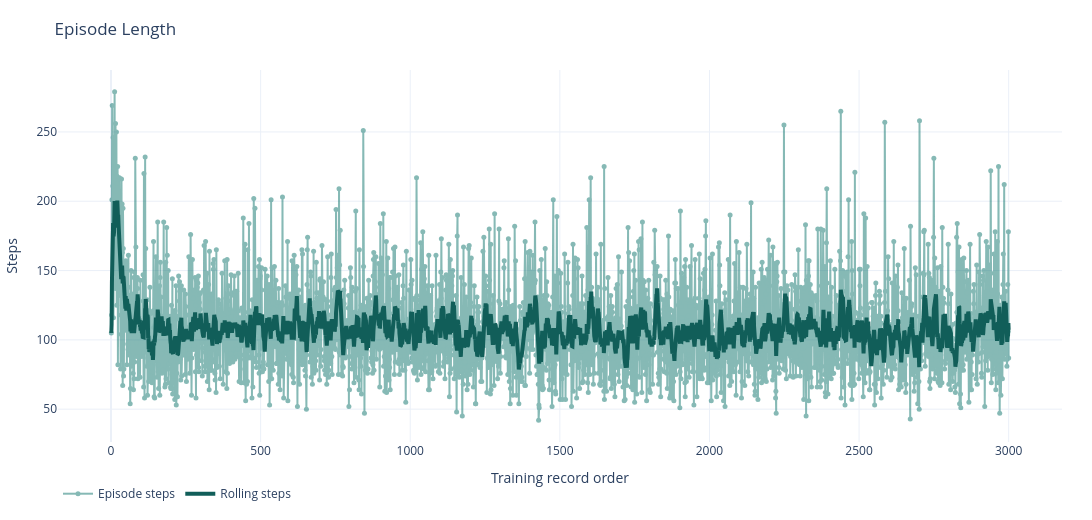

Source (notebook cell):
### Code cell
x = summary_df["training_order"]
length_fig = go.Figure()
length_fig.add_trace(go.Scatter(x=x, y=summary_df["steps"], mode="lines+markers", name="Episode steps", line=dict(color="#0f766e", width=2), marker=dict(size=5), opacity=0.5))
length_fig.add_trace(go.Scatter(x=x, y=summary_df["rolling_steps"], mode="lines", name="Rolling steps", line=dict(color="#115e59", width=4)))
length_fig.update_layout(title="Episode Length", template="plotly_white", height=520, width=1200, margin=dict(l=40, r=30, t=70, b=40), legend=dict(orientation="h"))
length_fig.update_xaxes(title_text="Training record order")
length_fig.update_yaxes(title_text="Steps")
length_fig.show()

### Figure 1 — Plotly figure (JSON) as saved in the notebook; plotly's stock layout.template omitted (floating-point values rounded to 4 significant figures; data arrays with more than 128 entries replaced by an {"elided": "..."} marker saying what was removed)
{"data": [{"line": {"color": "#0f766e", "width": 2}, "marker": {"size": 5}, "mode": "lines+markers", "name": "Episode steps", "opacity": 0.5, "type": "scatter", "x": {"elided": "3000 int values"}, "y": {"elided": "3000 int values"}}, {"line": {"color": "#115e59", "width": 4}, "mode": "lines", "name": "Rolling steps", "type": "scatter", "x": {"elided": "3000 int values"}, "y": {"elided": "3000 float values"}}], "layout": {"height": 520, "legend": {"orientation": "h"}, "margin": {"b": 40, "l": 40, "r": 30, "t": 70}, "title": {"text": "Episode Length"}, "width": 1200, "xaxis": {"title": {"text": "Training record order"}}, "yaxis": {"title": {"text": "Steps"}}}}
